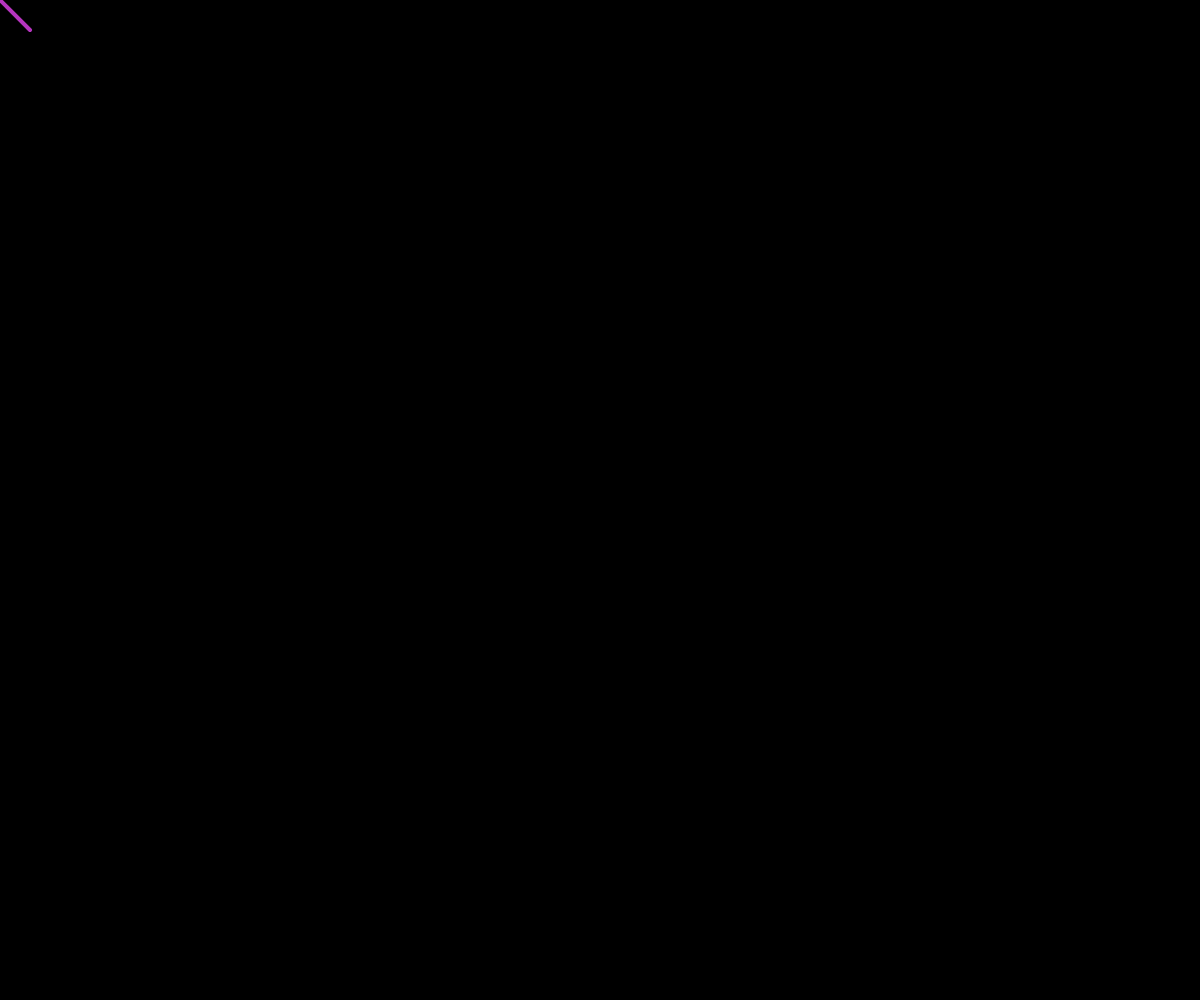
Frame 1 (no input)
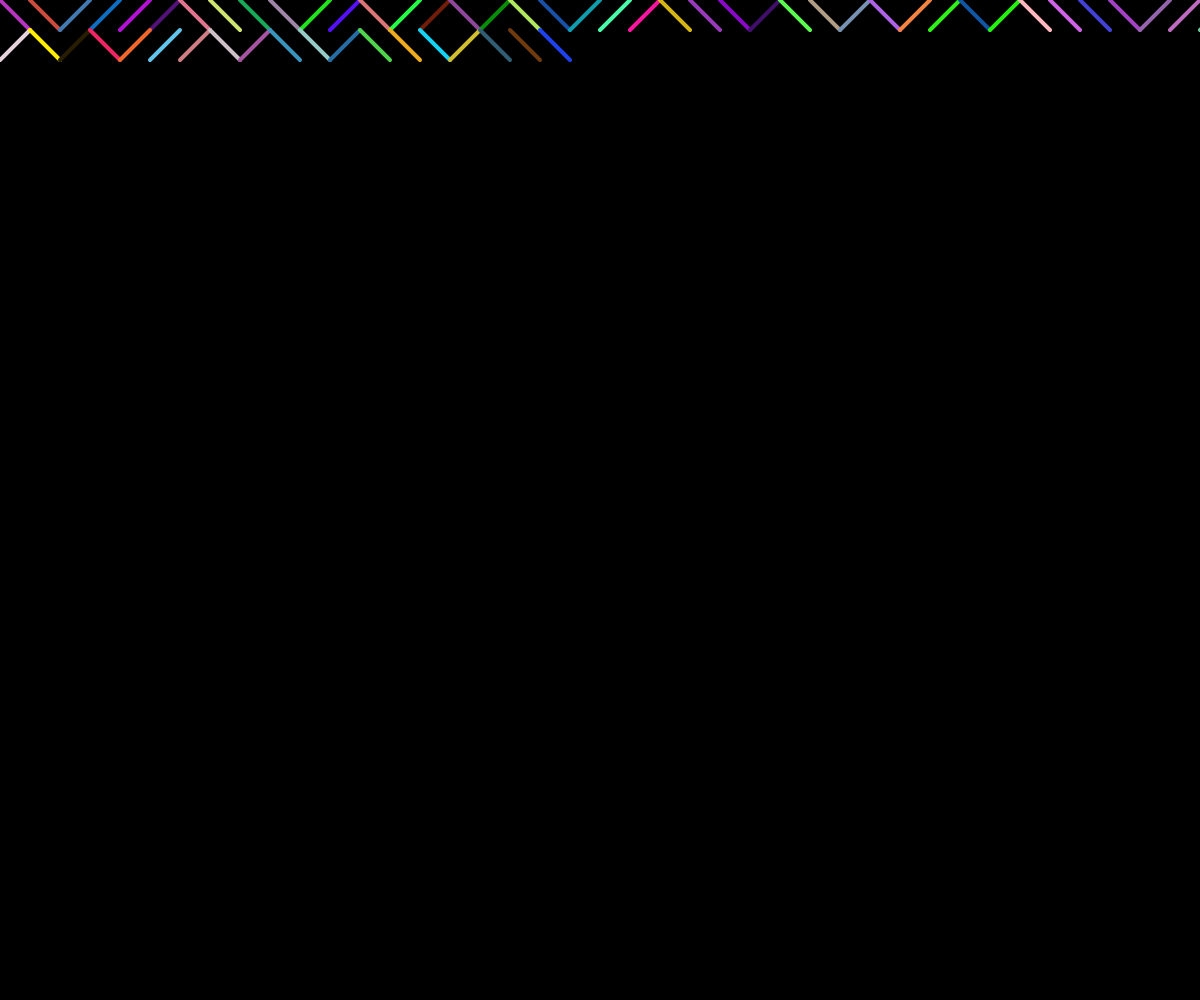
Frame 60 (no input)
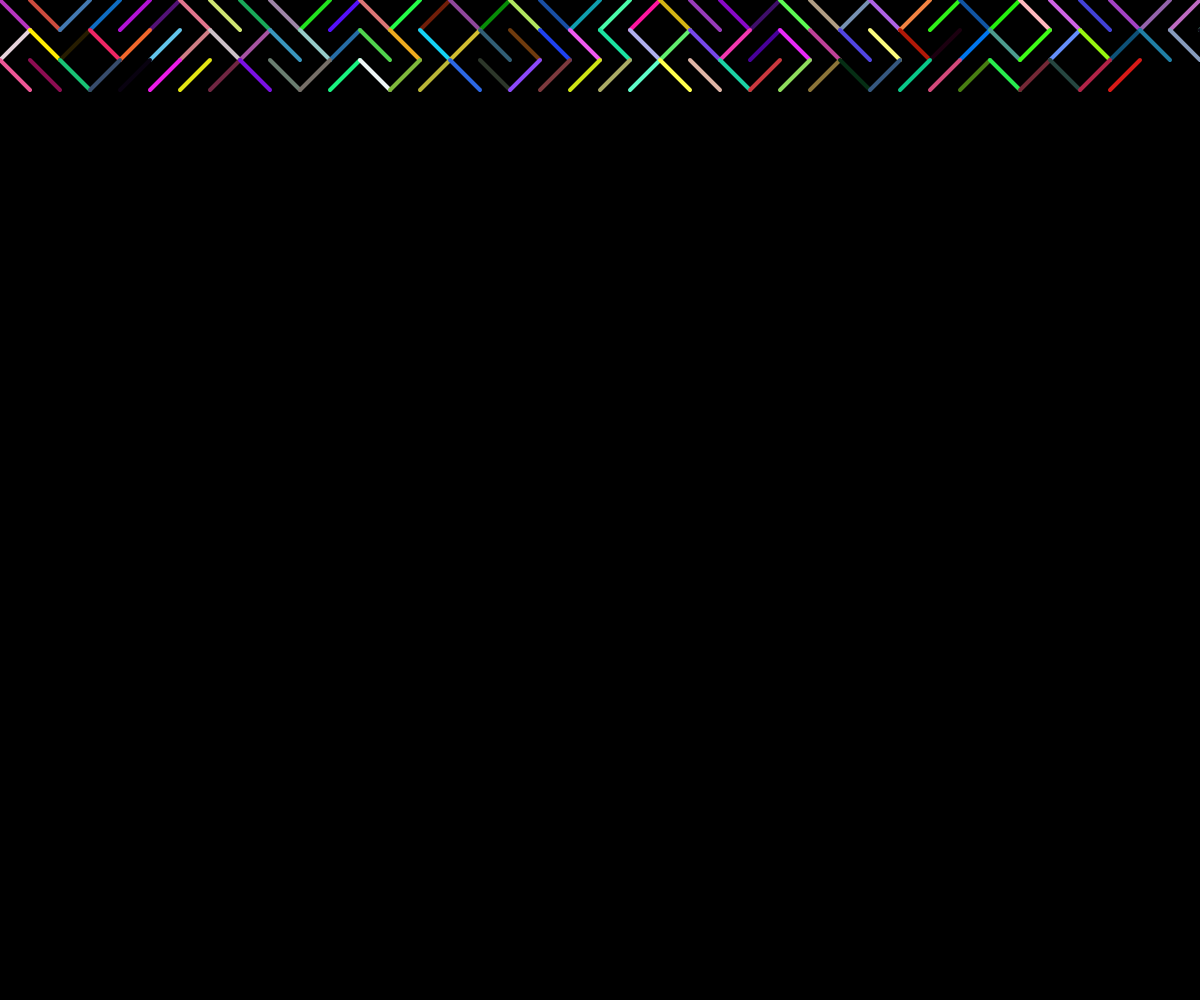
Frame 120 (the mouse pressed at the canvas centre since frame 60)

The p5.js sketch that drew these frames (run headless with seeded random() and noise() and a simulated clock; from frame 60 on, the mouse is pressed at the canvas centre):

// p5.js sketch
// ── sketch.js
let x = 0;
let y = 0;
let spacing = 30;

function setup() {
    createCanvas(
        window.innerWidth,
        window.innerHeight
    );
    background(0);
}

function draw() {
    strokeWeight(4);
    stroke(random(255), random(255), random(255));
    if (random(1) < 0.5) {
        line(x, y, x + spacing, y + spacing);
    } else {
        line(x, y + spacing, x + spacing, y);
    }
    x += spacing;
    if (x > width) {
        x = 0;
        y += spacing;
    }
    if (y > height) {
        x = 0;
        y = 0;
    }
}
